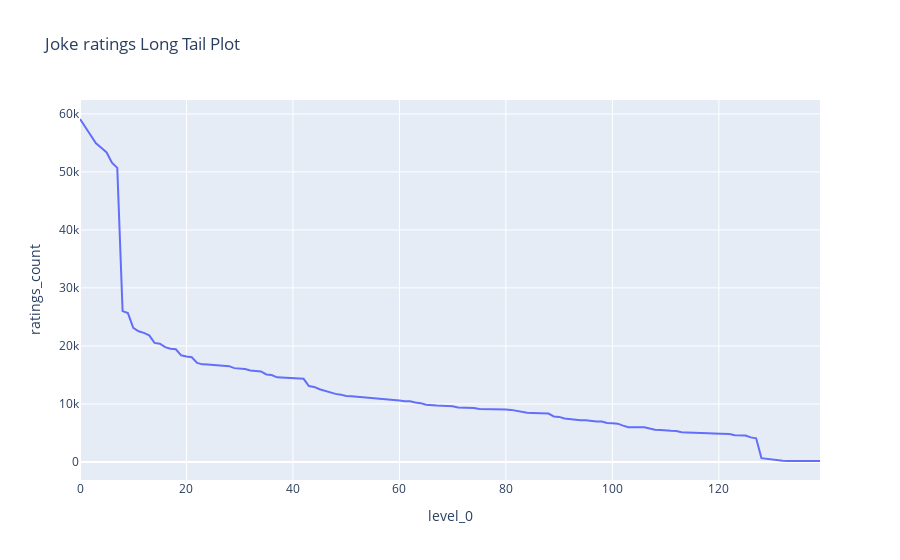

Notebook code cell kept with this figure:
### Code cell
count_ratings_df_ord = count_joke_ratings_df.sort_values(by="ratings_count", ascending=False).reset_index().reset_index()
display(count_ratings_df_ord)
fig = px.line(count_ratings_df_ord, x="level_0", y="ratings_count", title='Joke ratings Long Tail Plot')
fig.show()

### Figure 1 — Plotly figure (JSON) as saved in the notebook; plotly's stock layout.template omitted (floating-point values rounded to 4 significant figures; data arrays with more than 128 entries replaced by an {"elided": "..."} marker saying what was removed)
{"data": [{"hovertemplate": "level_0=%{x}<br>ratings_count=%{y}<extra></extra>", "legendgroup": "", "line": {"color": "#636efa", "dash": "solid"}, "marker": {"symbol": "circle"}, "mode": "lines", "name": "", "orientation": "v", "showlegend": false, "type": "scatter", "x": {"elided": "140 int values"}, "xaxis": "x", "y": {"elided": "140 int values"}, "yaxis": "y"}], "layout": {"autosize": true, "legend": {"tracegroupgap": 0}, "title": {"text": "Joke ratings Long Tail Plot"}, "xaxis": {"anchor": "y", "autorange": true, "domain": [0, 1], "range": [0, 139], "title": {"text": "level_0"}, "type": "linear"}, "yaxis": {"anchor": "x", "autorange": true, "domain": [0, 1], "range": [-3109.0, 62400.0], "title": {"text": "ratings_count"}, "type": "linear"}}}
